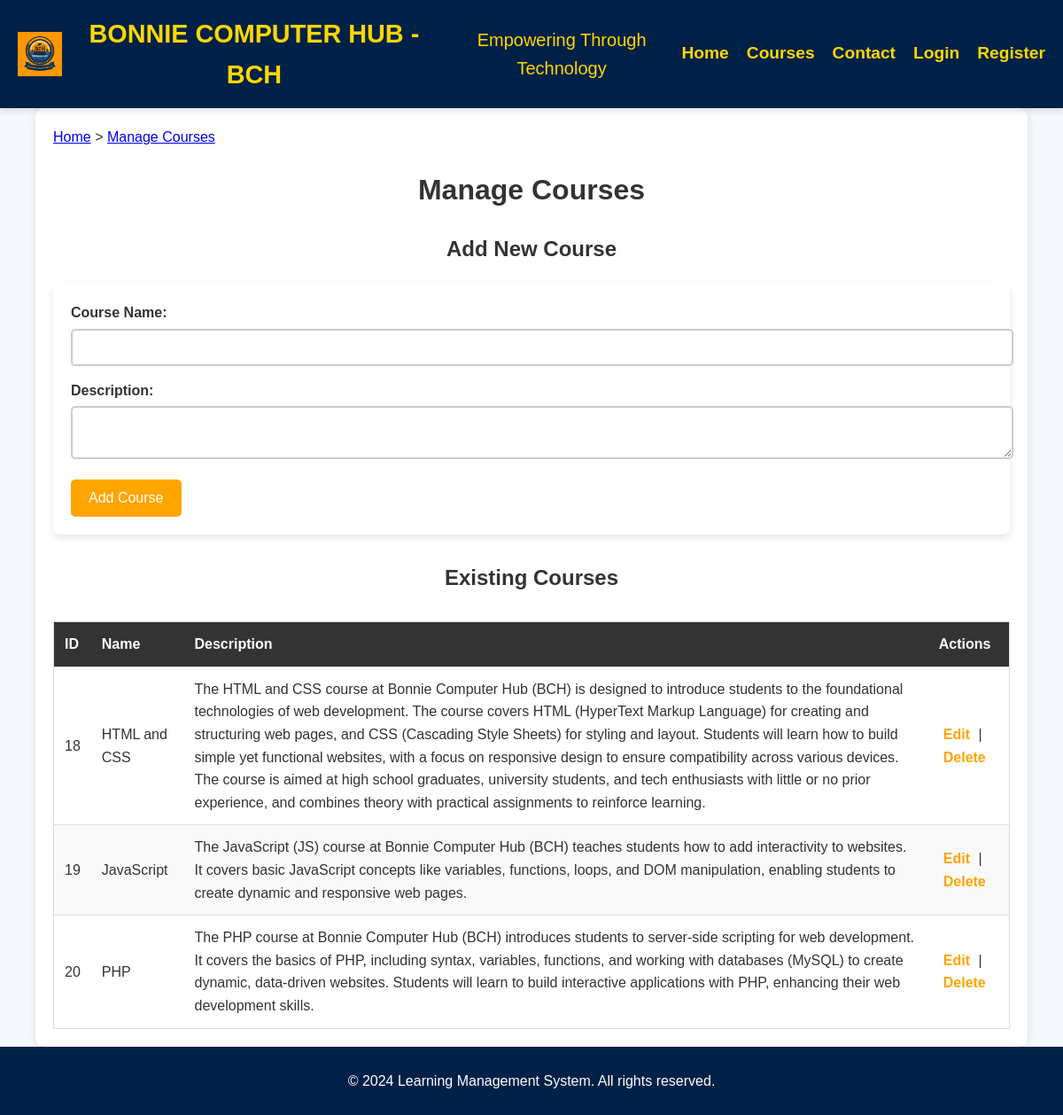
The page /admin/manage_courses.php (signed in) on the database its author committed.
### tables this page shows
CREATE TABLE `courses` (
  `id` int(11) NOT NULL,
  `course_name` varchar(255) NOT NULL,
  `description` text DEFAULT NULL,
  `created_by` int(11) NOT NULL,
  `created_at` timestamp NOT NULL DEFAULT current_timestamp(),
  `updated_at` timestamp NOT NULL DEFAULT current_timestamp() ON UPDATE current_timestamp(),
  `name` varchar(255) NOT NULL
);

### admin/manage_courses.php (the view, shortened to what this page needs)
<?php
require_once '../includes/db_connect.php';
$sql = "SELECT * FROM courses";
$stmt = $pdo->prepare($sql);
$stmt->execute();
$courses = $stmt->fetchAll(PDO::FETCH_ASSOC);
?>
<!DOCTYPE html>
<html lang="en">
<head>
    <link rel="stylesheet" href="../css/styles.css">
</head>
<body>
    <?php include '../includes/header.php'; ?>
    <main>
     <div class="breadcrumb">
            <a href="../admin/admin_dashboard.php">Home</a> &gt;
            <a href="manage_enrollments.php">Manage Courses</a>
        </div>
        <h1>Manage Courses</h1>
        <h2>Add New Course</h2>
        <form action="" method="POST">
            <label for="name">Course Name:</label>
            <input type="text" id="name" name="name" required>
            <label for="description">Description:</label>
            <textarea id="description" name="description" required></textarea>
            <button type="submit" name="add_course">Add Course</button>
        </form>
        <h2>Existing Courses</h2>
        <table>
            <thead>
                <tr>
                    <th>ID</th>
                    <th>Name</th>
                    <th>Description</th>
                    <th>Actions</th>
                </tr>
            </thead>
            <tbody>
                <?php foreach ($courses as $course): ?>
                    <tr>
                        <td><?= htmlspecialchars($course['id']) ?></td>
                        <td><?= htmlspecialchars($course['course_name']) ?></td>
                        <td><?= htmlspecialchars($course['description']) ?></td>
                        <td>
                            <a href="edit_course.php?id=<?= htmlspecialchars($course['id']) ?>">Edit</a> |
                            <a href="delete_course.php?id=<?= htmlspecialchars($course['id']) ?>" onclick="return confirm('Are you sure you want to delete this course?');">Delete</a>
                        </td>
                    </tr>
                <?php endforeach; ?>
            </tbody>
        </table>
    </main>
    <?php include '../includes/footer.php'; ?>
</body>
</html>

### css/styles.css (style rules this page uses)
body { font-family: Arial, sans-serif; margin: 0; padding: 0; line-height: 1.6; background-color: #f4f4f4; }
main { padding: 20px; background-color: #FFFFFF; margin: 20px auto; border-radius: 10px; box-shadow: 0 2px 10px rgba(0, 0, 0, 0.1); }
button { background-color: #FFD700; border: none; color: #002147; padding: 10px 20px; cursor: pointer; border-radius: 5px; transition: background-color 0.3s, transform 0.3s; }

### admin/manage_courses.php (style rules this page uses)
body { font-family: Arial, sans-serif; background-color: #f4f4f9; color: #333; margin: 0; padding: 0; }
h1, h2 { color: #333; text-align: center; }
main { width: 90%; max-width: 1200px; margin: auto; padding: 20px; }
form { background-color: #fff; border-radius: 8px; box-shadow: 0px 4px 8px rgba(0, 0, 0, 0.1); padding: 20px; margin-bottom: 30px; }
form label { display: block; font-weight: bold; margin-bottom: 5px; }
form input, form textarea { width: 100%; padding: 10px; margin-bottom: 15px; border: 2px solid #ccc; border-radius: 5px; font-size: 16px; }
form textarea { resize: vertical; }
form button { background-color: #ffa500; color: white; padding: 12px 20px; border: none; border-radius: 5px; font-size: 16px; cursor: pointer; transition: background-color 0.3s; }
table { width: 100%; border-collapse: collapse; margin-top: 30px; border: 1px solid #ddd; }
table th, table td { padding: 12px; text-align: left; border-bottom: 1px solid #ddd; }
table th { background-color: #333; color: white; }
table tr:nth-child(even) { background-color: #f9f9f9; }
table a { color: #ffa500; text-decoration: none; font-weight: bold; padding: 5px; border-radius: 3px; transition: background-color 0.3s; }

### includes/header.php (style rules this page uses)
body { margin: 0; font-family: 'Arial', sans-serif; background-color: #f4f7fc; }

### rows shown on the page
courses: id "18", course_name "HTML and CSS", description "The HTML and CSS course at Bonnie Computer Hub (BCH) is designed to introduce students to the foundational technologies of web development. The course covers HTML (HyperText Markup Language) for creating and structuring web pages, and CSS (Cascading Style Sheets) for styling and layout. Students will learn how to build simple yet functional websites, with a focus on responsive design to ensure compatibility across various devices. The course is aimed at high school graduates, university students, and tech enthusiasts with little or no prior experience, and combines theory with practical assignments to reinforce learning."
courses: id "19", course_name "JavaScript", description "The JavaScript (JS) course at Bonnie Computer Hub (BCH) teaches students how to add interactivity to websites. It covers basic JavaScript concepts like variables, functions, loops, and DOM manipulation, enabling students to create dynamic and responsive web pages."
courses: id "20", course_name "PHP", description "The PHP course at Bonnie Computer Hub (BCH) introduces students to server-side scripting for web development. It covers the basics of PHP, including syntax, variables, functions, and working with databases (MySQL) to create dynamic, data-driven websites. Students will learn to build interactive applications with PHP, enhancing their web development skills."
